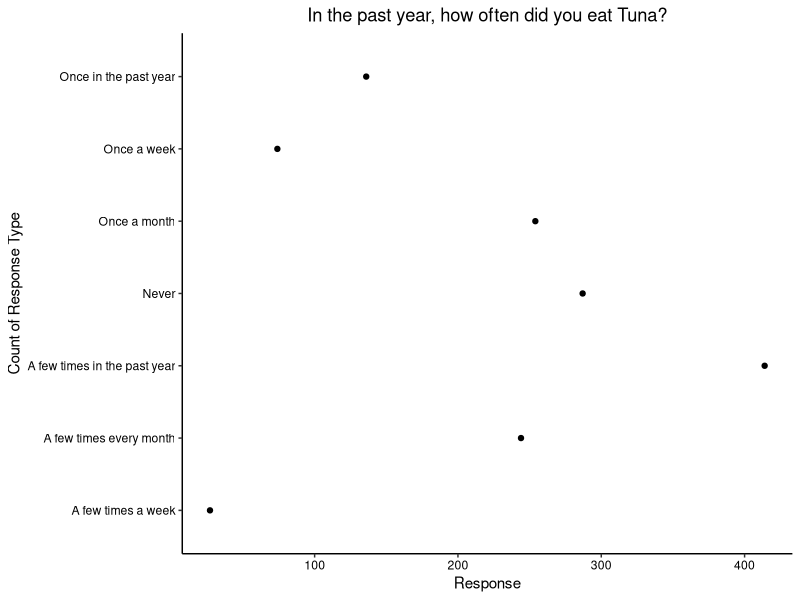
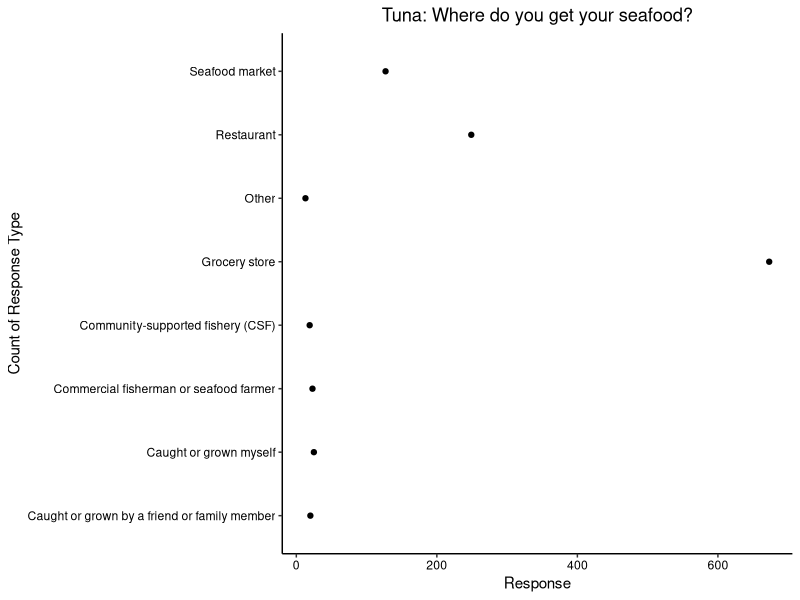
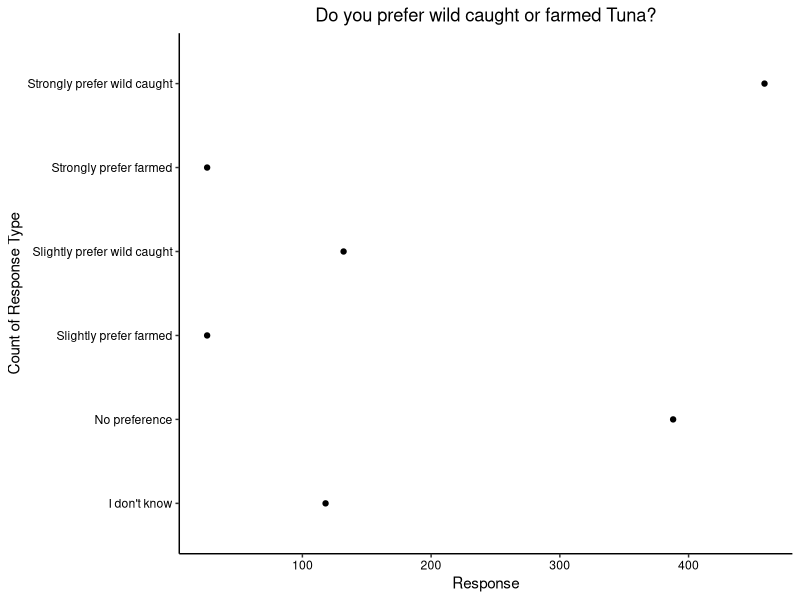
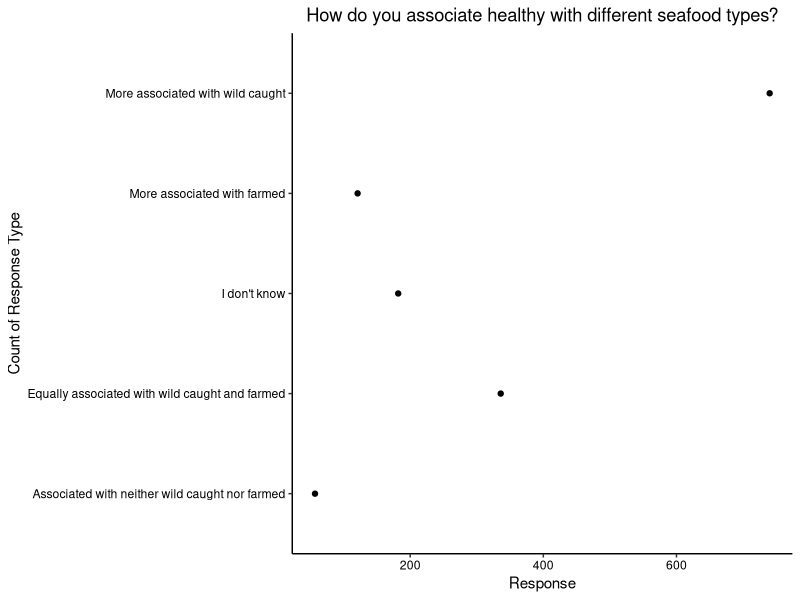

These charts were generated, in order, by the following R code:
## ---- chunk 1
knitr::opts_chunk$set(echo = TRUE)
## ---- chunk 2
getwd()
library(tidyverse)

survey.dat <- read.csv("./AquacultureSurveyData.csv")
survey.codes <- read.csv("./AquacultureSurveyCodes.csv")

# Set ggplot theme
mytheme <- theme_classic() +
  theme(axis.text = element_text(color = "black"), 
        legend.position = "top")
theme_set(mytheme)
## ---- chunk 3
freq.sp <- select(survey.dat, Frequency_Tuna:Frequency_Oysters)

freq.sp.Tuna <- as.data.frame(table(freq.sp$Frequency_Tuna))
freq.sp.Shrimp <- as.data.frame(table(freq.sp$Frequency_Shrimp))
freq.sp.Salmon <- as.data.frame(table(freq.sp$Frequency_Salmon))
freq.sp.Flounder <- as.data.frame(table(freq.sp$Frequency_Flounder))
freq.sp.BlueCrab <- as.data.frame(table(freq.sp$Frequency_BlueCrab))
freq.sp.Clams <- as.data.frame(table(freq.sp$Frequency_Clams))
freq.sp.Mullet <- as.data.frame(table(freq.sp$Frequency_Mullet))
freq.sp.Oysters <- as.data.frame(table(freq.sp$Frequency_Oysters))

freq.sp.summary <- freq.sp.Tuna %>% 
  left_join(freq.sp.Shrimp, by = "Var1") %>% 
  left_join(freq.sp.Salmon, by = "Var1") %>% 
  left_join(freq.sp.Flounder, by = "Var1") %>% 
  left_join(freq.sp.BlueCrab, by = "Var1") %>% 
  left_join(freq.sp.Clams, by = "Var1") %>% 
  left_join(freq.sp.Mullet, by = "Var1") %>% 
  left_join(freq.sp.Oysters, by = "Var1")
freq.sp.summary <- freq.sp.summary %>% 
  rename(Response = Var1,
         Tuna = Freq.x,
         Shrimp = Freq.y,
         Salmon = Freq.x.x,
         Flounder = Freq.y.y,
         BlueCrab = Freq.x.x.x,
         Clams = Freq.y.y.y,
         Mullet = Freq.x.x.x.x,
         Oysters = Freq.y.y.y.y)

freq.response.meaning <- c("Never", 
                           "Once in the past year", 
                           "A few times in the past year",
                           "Once a month",
                           "A few times every month",
                           "Once a week",
                           "A few times a week")

freq.sp.summary$Response_Explanation <- freq.response.meaning
## ---- chunk 4
ggplot(freq.sp.summary,aes(y=Response_Explanation, x=Tuna)) + 
  geom_point() + 
  labs(title ="In the past year, how often did you eat Tuna?",
       y="Count of Response Type",
       x="Response") + 
  theme(plot.title = element_text(hjust=0.5))
## ---- chunk 5
where.sp <- select(survey.dat, Where_Tuna:Where_Oysters)

where.sp.Tuna <- as.data.frame(table(where.sp$Where_Tuna))
where.sp.Shrimp <- as.data.frame(table(where.sp$Where_Shrimp))
where.sp.Salmon <- as.data.frame(table(where.sp$Where_Salmon))
where.sp.Flounder <- as.data.frame(table(where.sp$Where_Flounder))
where.sp.BlueCrab <- as.data.frame(table(where.sp$Where_BlueCrab))
where.sp.Clams <- as.data.frame(table(where.sp$Where_Clams))
where.sp.Mullet <- as.data.frame(table(where.sp$Where_Mullet))
where.sp.Oysters <- as.data.frame(table(where.sp$Where_Oysters))

where.sp.summary <- where.sp.Tuna %>% 
  left_join(where.sp.Shrimp, by = "Var1") %>% 
  left_join(where.sp.Salmon, by = "Var1") %>% 
  left_join(where.sp.Flounder, by = "Var1") %>% 
  left_join(where.sp.BlueCrab, by = "Var1") %>% 
  left_join(where.sp.Clams, by = "Var1") %>% 
  left_join(where.sp.Mullet, by = "Var1") %>% 
  left_join(where.sp.Oysters, by = "Var1")
where.sp.summary <- where.sp.summary %>% 
  rename(Response = Var1,
         Tuna = Freq.x,
         Shrimp = Freq.y,
         Salmon = Freq.x.x,
         Flounder = Freq.y.y,
         BlueCrab = Freq.x.x.x,
         Clams = Freq.y.y.y,
         Mullet = Freq.x.x.x.x,
         Oysters = Freq.y.y.y.y)

where.response.meaning <- c("Caught or grown myself", 
                           "Caught or grown by a friend or family member", 
                           "Grocery store",
                           "Restaurant",
                           "Seafood market",
                           "Commercial fisherman or seafood farmer",
                           "Community-supported fishery (CSF)",
                           "Other")

where.sp.summary$Response_Explanation <- where.response.meaning
## ---- chunk 6
ggplot(where.sp.summary,aes(y=Response_Explanation, x=Tuna)) + 
  geom_point() + 
  labs(title ="Tuna: Where do you get your seafood?",
       y="Count of Response Type",
       x="Response") + 
  theme(plot.title = element_text(hjust=0.5))
## ---- chunk 7
pref.sp <- select(survey.dat, Preference_Tuna:Preference_Oysters)

pref.sp.Tuna <- as.data.frame(table(pref.sp$Preference_Tuna))
pref.sp.Shrimp <- as.data.frame(table(pref.sp$Preference_Shrimp))
pref.sp.Salmon <- as.data.frame(table(pref.sp$Preference_Salmon))
pref.sp.Flounder <- as.data.frame(table(pref.sp$Preference_Flounder))
pref.sp.BlueCrab <- as.data.frame(table(pref.sp$Preference_BlueCrab))
pref.sp.Clams <- as.data.frame(table(pref.sp$Preference_Clams))
pref.sp.Mullet <- as.data.frame(table(pref.sp$Preference_Mullet))
pref.sp.Oysters <- as.data.frame(table(pref.sp$Preference_Oysters))

pref.sp.summary <- pref.sp.Tuna %>% 
  left_join(pref.sp.Shrimp, by = "Var1") %>% 
  left_join(pref.sp.Salmon, by = "Var1") %>% 
  left_join(pref.sp.Flounder, by = "Var1") %>% 
  left_join(pref.sp.BlueCrab, by = "Var1") %>% 
  left_join(pref.sp.Clams, by = "Var1") %>% 
  left_join(pref.sp.Mullet, by = "Var1") %>% 
  left_join(pref.sp.Oysters, by = "Var1")
pref.sp.summary <- pref.sp.summary %>% 
  rename(Response = Var1,
         Tuna = Freq.x,
         Shrimp = Freq.y,
         Salmon = Freq.x.x,
         Flounder = Freq.y.y,
         BlueCrab = Freq.x.x.x,
         Clams = Freq.y.y.y,
         Mullet = Freq.x.x.x.x,
         Oysters = Freq.y.y.y.y)

pref.response.meaning <- c("Strongly prefer wild caught", 
                           "Slightly prefer wild caught", 
                           "No preference",
                           "Slightly prefer farmed",
                           "Strongly prefer farmed",
                           "I don't know")

pref.sp.summary$Response_Explanation <- pref.response.meaning
## ---- chunk 8
ggplot(pref.sp.summary,aes(y=Response_Explanation, x=Tuna)) + 
  geom_point() + 
  labs(title ="Do you prefer wild caught or farmed Tuna?",
       y="Count of Response Type",
       x="Response") + 
  theme(plot.title = element_text(hjust=0.5))
## ---- chunk 9
qual.sp <- select(survey.dat, Qualities_Healthy:Qualities_Fresh)

qual.sp.Healthy <- as.data.frame(table(qual.sp$Qualities_Healthy))
qual.sp.Local <- as.data.frame(table(qual.sp$Qualities_Local))
qual.sp.Safe <- as.data.frame(table(qual.sp$Qualities_Safe))
qual.sp.Local_Economies <- as.data.frame(table(qual.sp$Qualities_Local_Economies))
qual.sp.Tasty <- as.data.frame(table(qual.sp$Qualities_Tasty))
qual.sp.Affordable <- as.data.frame(table(qual.sp$Qualities_Affordable))
qual.sp.Local_Culture <- as.data.frame(table(qual.sp$Qualities_Local_Culture))
qual.sp.Sustainable <- as.data.frame(table(qual.sp$Qualities_Sustainable))
qual.sp.Easy_Access <- as.data.frame(table(qual.sp$Qualities_Easy_Access))
qual.sp.Local_Environments <- as.data.frame(table(qual.sp$Qualities_Local_Environments))
qual.sp.Fresh <- as.data.frame(table(qual.sp$Qualities_Fresh))

qual.sp.summary <- qual.sp.Healthy %>% 
  left_join(qual.sp.Local, by = "Var1") %>% 
  left_join(qual.sp.Safe, by = "Var1") %>% 
  left_join(qual.sp.Local_Economies, by = "Var1") %>% 
  left_join(qual.sp.Tasty, by = "Var1") %>% 
  left_join(qual.sp.Affordable, by = "Var1") %>% 
  left_join(qual.sp.Local_Culture, by = "Var1") %>% 
  left_join(qual.sp.Sustainable, by = "Var1") %>%
  left_join(qual.sp.Easy_Access, by = "Var1") %>%
  left_join(qual.sp.Local_Environments, by = "Var1") %>%
  left_join(qual.sp.Fresh, by = "Var1")
qual.sp.summary <- qual.sp.summary %>% 
  rename(Response = Var1,
         Healthy = Freq.x,
         Local = Freq.y,
         Safe = Freq.x.x,
         LocalEconomies = Freq.y.y,
         Tasty = Freq.x.x.x,
         Affordable = Freq.y.y.y,
         LocalCulture = Freq.x.x.x.x,
         Sustainable = Freq.y.y.y.y,
         EasyAccess = Freq.x.x.x.x.x,
         LocalEnvironments = Freq.y.y.y.y.y,
         Fresh = Freq)

qual.response.meaning <- c("More associated with wild caught", 
                           "Equally associated with wild caught and farmed", 
                           "More associated with farmed",
                           "Associated with neither wild caught nor farmed",
                           "I don't know")

qual.sp.summary$Response_Explanation <- qual.response.meaning
## ---- chunk 10
ggplot(qual.sp.summary,aes(y=Response_Explanation, x=Healthy)) + 
  geom_point() + 
  labs(title ="How do you associate healthy with different seafood types?",
       y="Count of Response Type",
       x="Response") + 
  theme(plot.title = element_text(hjust=0.5))
